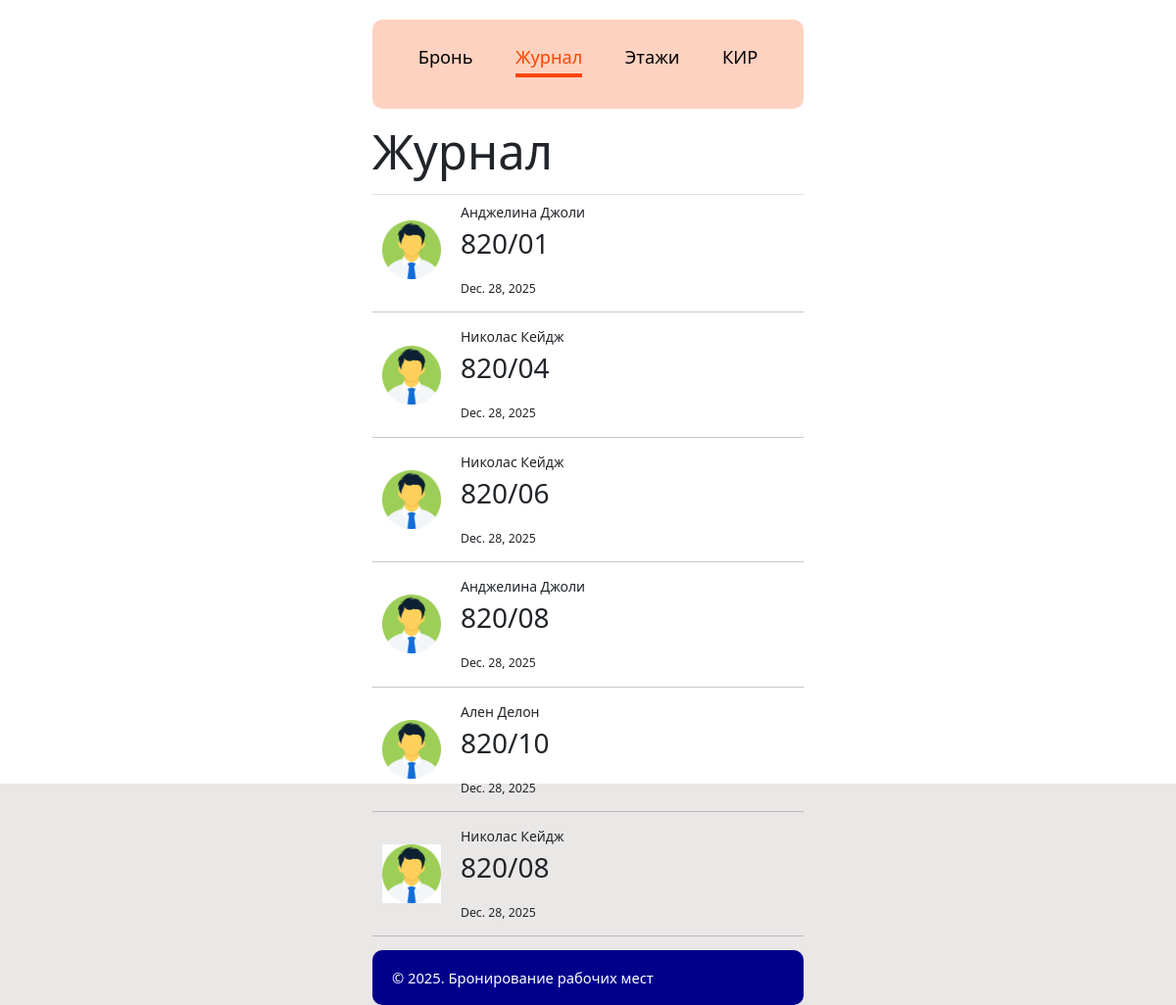
The page /journal on the database as committed earlier.
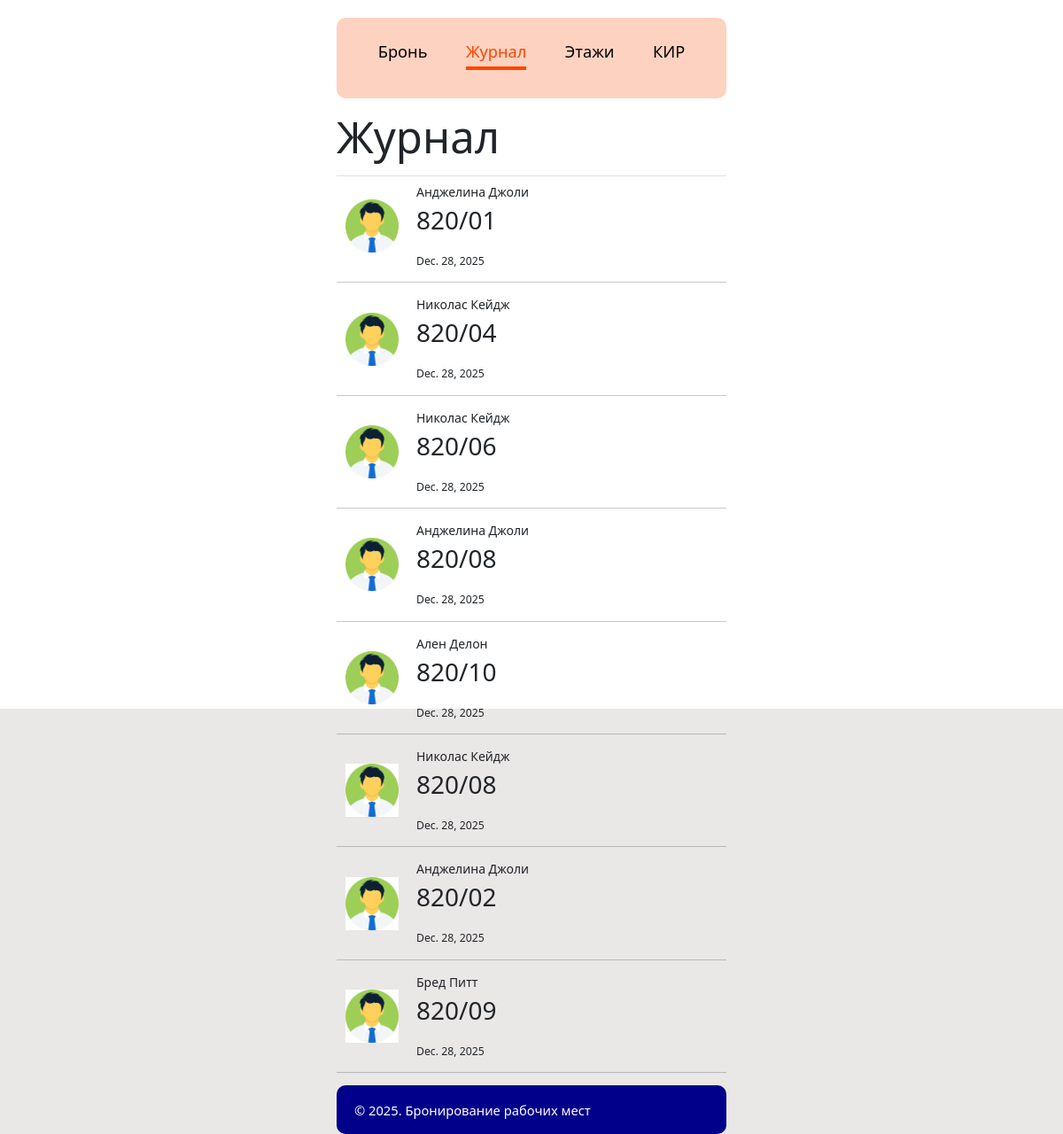
The same page on the database as committed later.
### WorkplaceBooking/models.py (models this page shows, shortened)
class Booking(models.Model):
    person = models.ForeignKey(
        Person,
        on_delete=models.CASCADE,
        related_name='bookings'
    )
    place = models.ForeignKey(
        Place,
        on_delete=models.CASCADE,
        related_name='bookings'
    )
    booked_date = models.DateField(null=True)
    created = models.DateTimeField(auto_now_add=True)
    updated = models.DateTimeField(auto_now=True)
    class Meta:
        constraints = [
            models.UniqueConstraint(
                fields=['person', 'place'],
                name='unique_person_place_booking'
            )
        ]

class Person(models.Model):
    person = models.CharField(max_length=50)
    department = models.CharField(max_length=50)
    created = models.DateTimeField(auto_now_add=True)
    updated = models.DateTimeField(auto_now=True)
    def __str__(self):
        return self.person

class Place(models.Model):
    place = models.CharField(max_length=15)
    is_active = models.BooleanField()
    created = models.DateTimeField(auto_now_add=True)
    updated = models.DateTimeField(auto_now=True)
    def __str__(self):
        return self.place

### WorkplaceBooking/views.py (the view)
# urls.py: path('journal', views.journal, name='journal'),
def journal(request):
    bookings = Booking.objects.all()
    context = {
        'pagename': 'Журнал',
        'menus': menus,
        'selected': 'journal',
        'bookings': bookings
    }
    return render(request, 'pages/journal.html', context)

### templates/pages/journal.html
{% extends "base.html" %}
{% load static %}
{% block content %}
    <h1 class="display-4 border-1 border-bottom py-3">Журнал</h1>
    {% for booking in bookings  %}
        <div class="card-container my-0 py-0">
            <div class="card-image">
                <img src="{% static "images/person.png" %}" width=100 alt="person">
            </div>
            <div class="card-details">
                <div class="card-details-name">
                    {{ booking.person }}
                </div>
                <div class="card-details-place">
                    <p style="font-size: 2em;">{{ booking.place }}</p>
                </div>
                <div class="card-details-date">
                    <small>{{ booking.booked_date }}</small>
                </div>
            </div>
        </div>
        <hr>
    {% endfor %}
{% endblock content %}

### templates/base.html (shortened to what this page needs)
{% load static %}
<!DOCTYPE html>
<html lang="en">
<head>
    {% block style %}
    <link href="https://cdn.jsdelivr.net/npm/bootstrap@5.3.3/dist/css/bootstrap.min.css" rel="stylesheet">
    <link rel="stylesheet" href="{% static "css/style.css" %}">
    {% endblock style %}
</head>
<body>
    <div class="container">
        {% include "incl/header.html" %}
        <div class='main'>
            {% block content %}
            {% endblock content %}
        </div>
        {% include "incl/footer.html" %}
    </div>
</body>
</html>

### templates/incl/header.html
<nav>
    <ul>
    {% for menu in menus %}
    {% if menu.path == selected %}
        <li><a style="color: orangered; border-bottom: 4px solid; padding-bottom: 5px;" href="{% url menu.path %}">{{ menu.name }}</a></li>
    {% else %}
        <li><a style="color: black;" href="{% url menu.path %}">{{ menu.name }}</a></li>
    {% endif %}
    {% endfor %}
    </ul>
</nav>

### templates/incl/footer.html
<footer>
    <small>&copy 2025. Бронирование рабочих мест</small>
</footer>

### static/css/style.css (style rules this page uses)
html { box-sizing: border-box; font-size: .875rem; font-family: Verdana, Geneva, Tahoma, sans-serif; background-color: rgb(234, 231, 231); }
*, *::after, *::before { margin: 0; padding: 0; box-sizing: inherit; }
.container { height: 100vh; display: flex; flex-flow: column nowrap; background-color: #fff; padding: 20px; }
@media screen and (min-width: 600px) { .container { width: 40%; min-width: 40%; margin: 0 auto; } }
footer { margin-top: auto; padding: 15px 20px; border-radius: 10px; background-color: darkblue; color: #fff; font-size: 1.2em; }
nav { background-color: rgb(254, 210, 192); border-radius: 10px; }
nav ul { list-style: none; display: flex; flex-flow: row nowrap; justify-content: space-around; padding: 25px; }
nav ul li a { text-decoration: none; color: black; font-size: 1.3em; cursor: pointer; }
.card-container { padding: 20px 0 20px 10px; display: flex; flex-flow: row nowrap; align-items: center; }
.card-container img { padding-right: 20px; width: 80px; text-shadow: 5px 5px 15px blue; }
.card-details { display: flex; flex-flow: column nowrap; align-items: self-start; justify-content: center; }

Rows that differ between the two databases and show on the page:
added Booking: person "Анджелина Джоли", place "820/02", booked_date "Dec. 28, 2025"
added Booking: person "Бред Питт", place "820/09", booked_date "Dec. 28, 2025"
